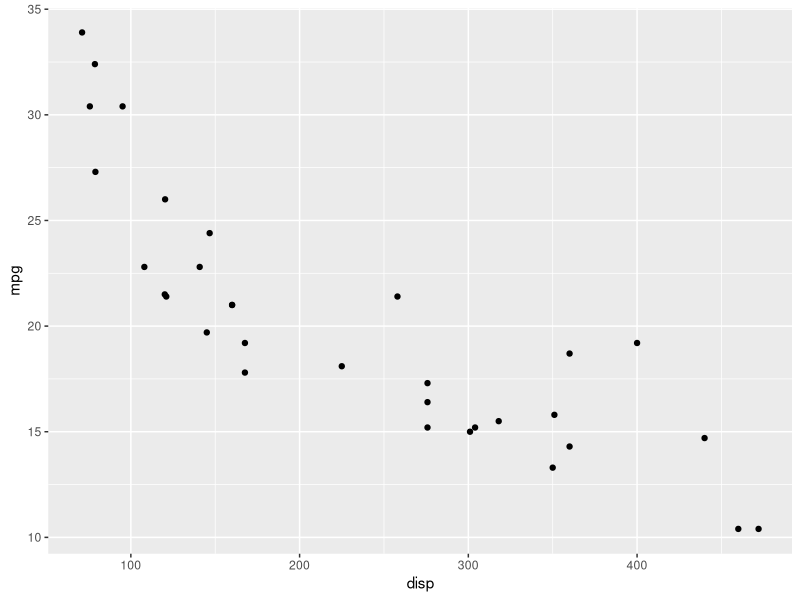
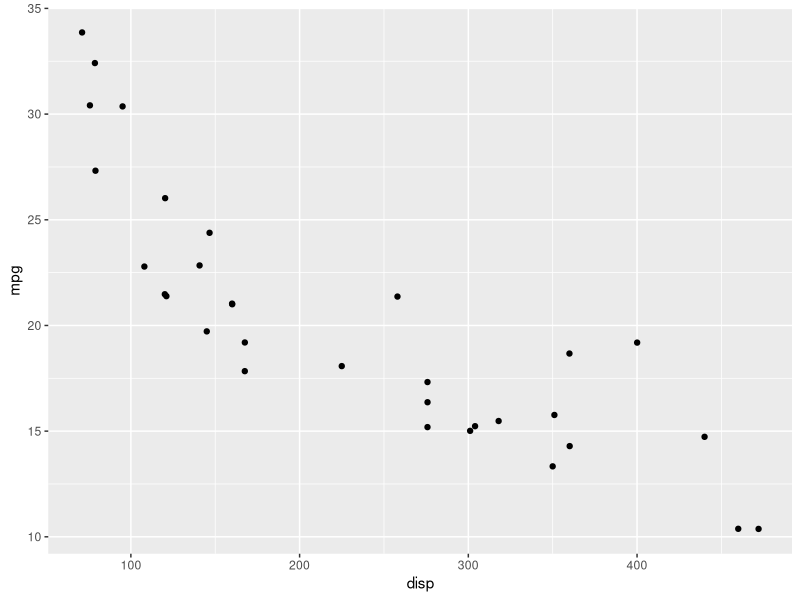
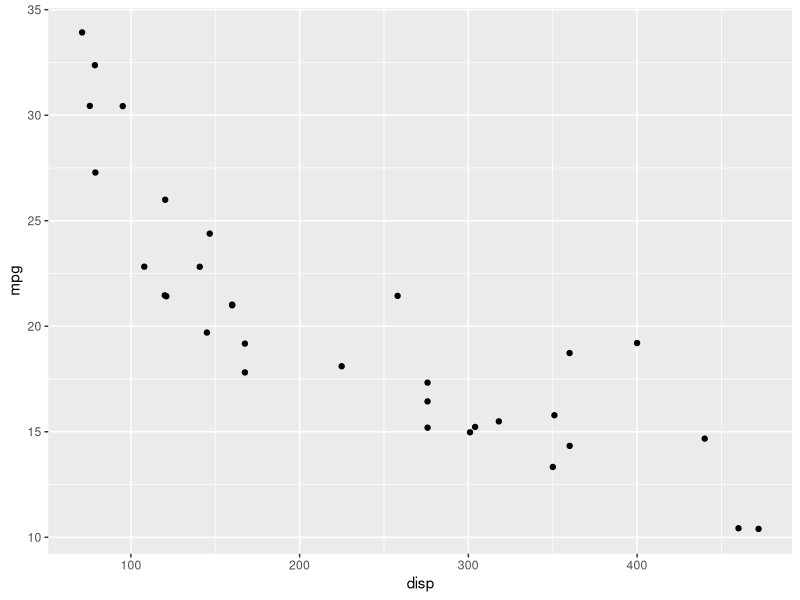
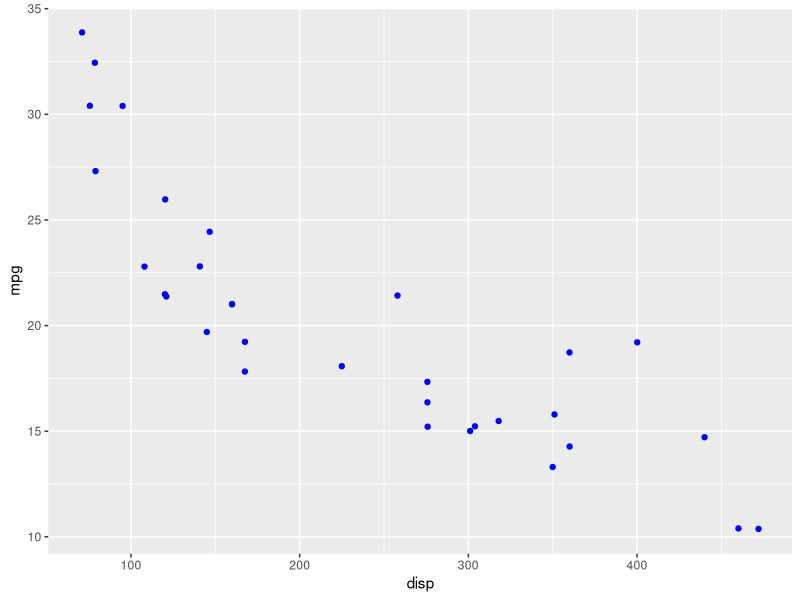
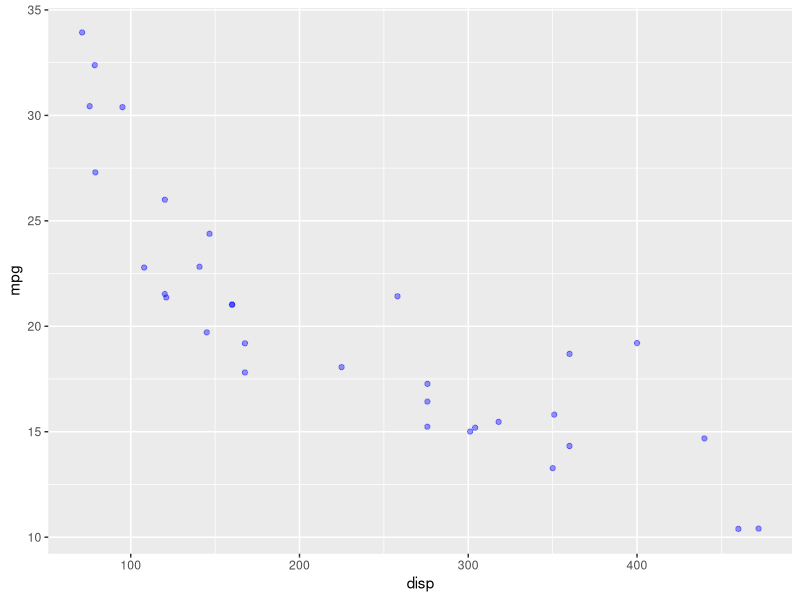
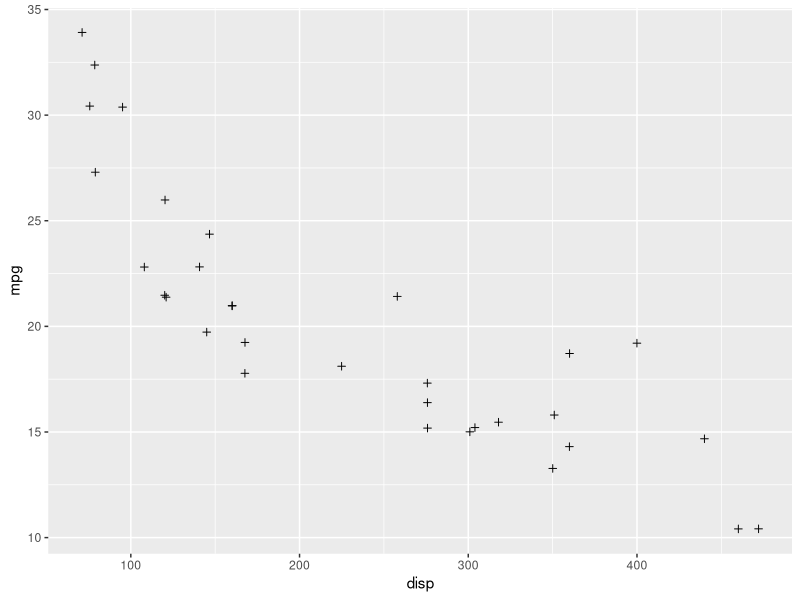
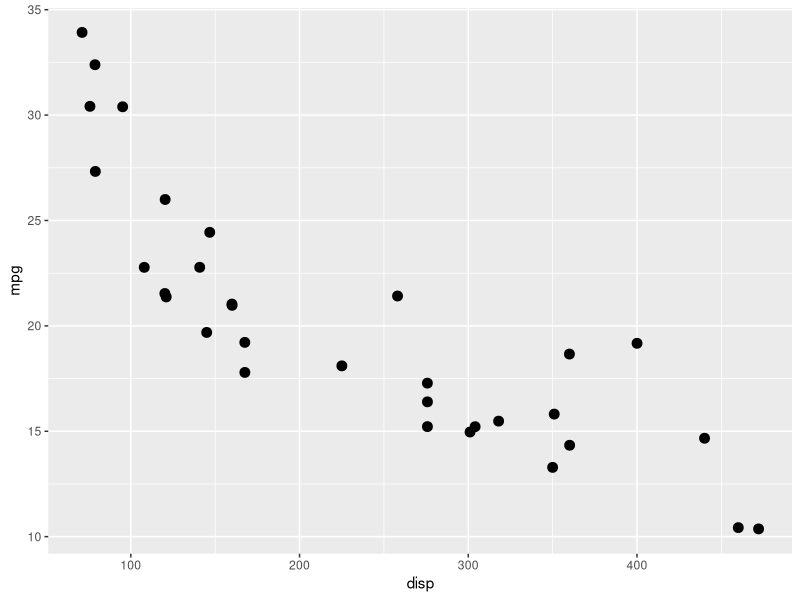
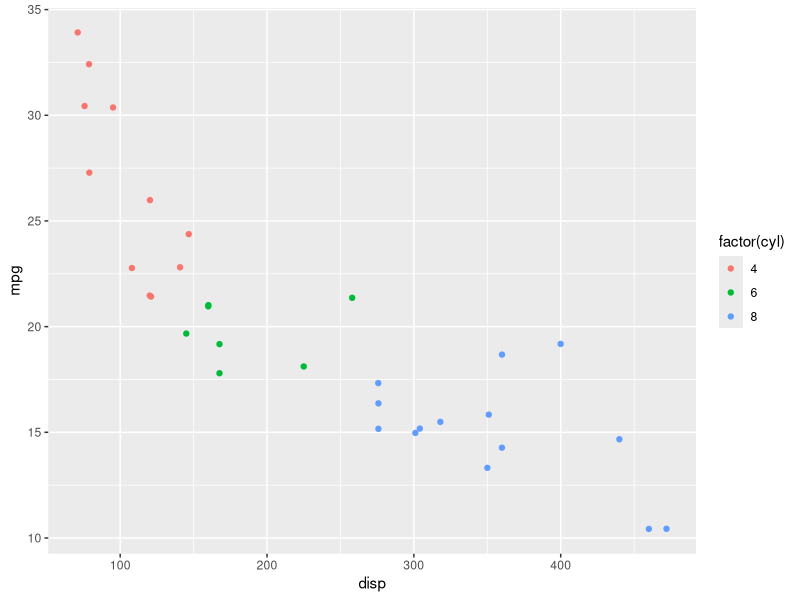

These charts were generated, in order, by the following R code:
## ---- chunk 1
library(ggplot2)
library(readr)
## ---- chunk 2
ggplot(mtcars) +
  geom_point(aes(disp, mpg))
## ---- chunk 3
ggplot(mtcars) +
  geom_point(aes(disp, mpg), position = 'jitter')
## ---- chunk 4
ggplot(mtcars) +
  geom_jitter(aes(disp, mpg))
## ---- chunk 5
ggplot(mtcars) +
  geom_point(aes(disp, mpg), color = 'blue', position = 'jitter')
## ---- chunk 6
ggplot(mtcars) +
  geom_point(aes(disp, mpg), color = 'blue', alpha = 0.4, position = 'jitter')
## ---- chunk 7
ggplot(mtcars) +
  geom_point(aes(disp, mpg), shape = 3, position = 'jitter')
## ---- chunk 8
ggplot(mtcars) +
  geom_point(aes(disp, mpg), size = 3, position = 'jitter')
## ---- chunk 9
ggplot(mtcars) +
  geom_point(aes(disp, mpg, color = factor(cyl)), 
             position = 'jitter')
## ---- chunk 10
ggplot(mtcars) +
  geom_point(aes(disp, mpg, color = hp), 
             position = 'jitter')
## ---- chunk 11
ggplot(mtcars) +
  geom_point(aes(disp, mpg, shape = factor(cyl)), position = 'jitter')
## ---- chunk 12
ggplot(mtcars) +
  geom_point(aes(disp, mpg, size = hp), color = 'blue', position = 'jitter')
## ---- chunk 13
ggplot(mtcars) +
  geom_point(aes(disp, mpg, size = factor(cyl)), color = 'blue', position = 'jitter')
## ---- chunk 14
ggplot(mtcars, aes(disp, mpg)) +
  geom_point(position = 'jitter') +
  geom_smooth(method = 'lm', se = FALSE)
## ---- chunk 15
lm(mpg ~ disp, data = mtcars)
## ---- chunk 16
ggplot(mtcars, aes(disp, mpg)) +
  geom_point(position = 'jitter') +
  geom_abline(slope = -0.04122, intercept = 29.59985)
## ---- chunk 17
ggplot(mtcars, aes(disp, mpg)) +
  geom_point(position = 'jitter') +
  geom_smooth(method = 'lm', se = TRUE)
## ---- chunk 18
ggplot(mtcars, aes(disp, mpg)) +
  geom_point(position = 'jitter') +
  geom_smooth(method = 'loess', se = FALSE)
